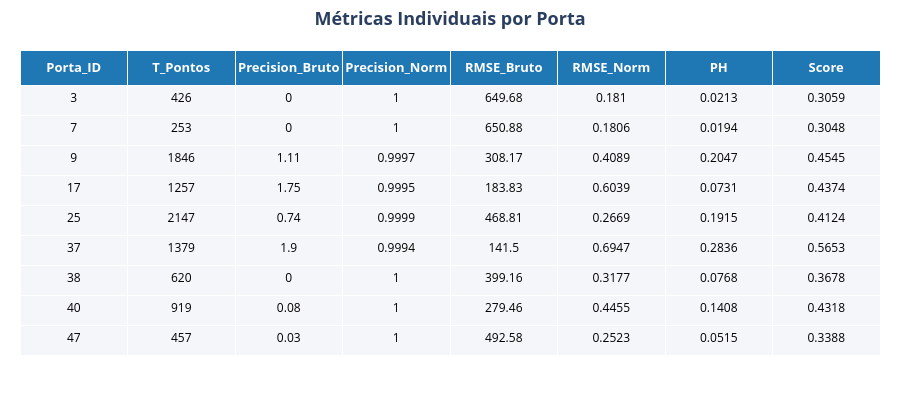

The notebook cell saved with this chart:
### Markdown cell above
### 4. Score e tabela com valores

### Code cell
from Score import calcular_score
from Visualizacao_tabela import gerar_tabelas_plotly

calcular_score(df_resultados, alpha_peso=2.0)
# gerar_tabelas_plotly(df_resultados, ids_teste)

### Figure 1 — Plotly figure (JSON) as saved in the notebook; plotly's stock layout.template omitted (floating-point values rounded to 4 significant figures)
{"data": [{"cells": {"align": "center", "fill": {"color": "#f5f6fa"}, "font": {"color": "black", "size": 12}, "height": 30, "values": [[3, 7, 9, 17, 25, 37, 38, 40, 47], [426, 253, 1846, 1257, 2147, 1379, 620, 919, 457], [0, 0, 1.11, 1.75, 0.74, 1.9, 0, 0.08, 0.03], [1, 1, 0.9997, 0.9995, 0.9999, 0.9994, 1, 1, 1], [649.7, 650.9, 308.2, 183.8, 468.8, 141.5, 399.2, 279.5, 492.6], [0.181, 0.1806, 0.4089, 0.6039, 0.2669, 0.6947, 0.3177, 0.4455, 0.2523], [0.0213, 0.0194, 0.2047, 0.0731, 0.1915, 0.2836, 0.0768, 0.1408, 0.0515], [0.3059, 0.3048, 0.4545, 0.4374, 0.4124, 0.5653, 0.3678, 0.4318, 0.3388]]}, "header": {"align": "center", "fill": {"color": "#1f77b4"}, "font": {"color": "white", "size": 13}, "height": 35, "values": ["<b>Porta_ID</b>", "<b>T_Pontos</b>", "<b>Precision_Bruto</b>", "<b>Precision_Norm</b>", "<b>RMSE_Bruto</b>", "<b>RMSE_Norm</b>", "<b>PH</b>", "<b>Score</b>"]}, "type": "table"}], "layout": {"height": 400, "margin": {"b": 20, "l": 20, "r": 20, "t": 50}, "title": {"font": {"size": 18}, "text": "<b>Métricas Individuais por Porta</b>", "x": 0.5}}}
